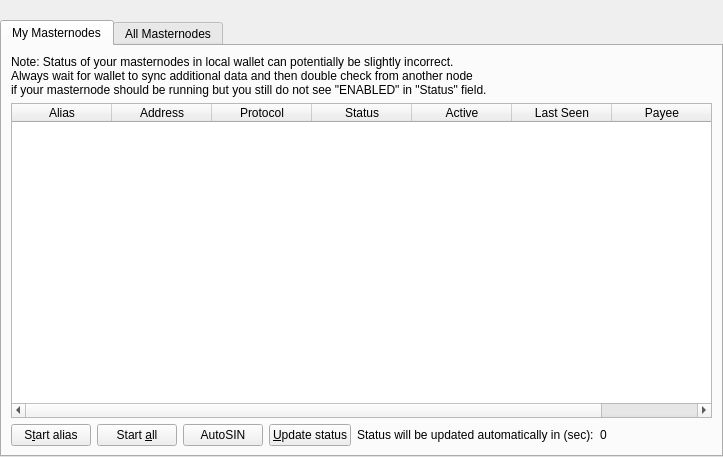
<?xml version="1.0" encoding="UTF-8"?>
<ui version="4.0">
 <class>MasternodeList</class>
 <widget class="QWidget" name="MasternodeList">
  <property name="geometry">
   <rect>
    <x>0</x>
    <y>0</y>
    <width>723</width>
    <height>457</height>
   </rect>
  </property>
  <property name="windowTitle">
   <string>Form</string>
  </property>
  <layout class="QVBoxLayout" name="topLayout">
   <property name="leftMargin">
    <number>0</number>
   </property>
   <property name="topMargin">
    <number>0</number>
   </property>
   <property name="rightMargin">
    <number>0</number>
   </property>
   <property name="bottomMargin">
    <number>0</number>
   </property>
   <item>
    <layout class="QVBoxLayout" name="verticalLayout">
     <property name="bottomMargin">
      <number>0</number>
     </property>
     <item>
      <spacer name="horizontalSpacer0">
       <property name="orientation">
        <enum>Qt::Horizontal</enum>
       </property>
       <property name="sizeHint" stdset="0">
        <size>
         <width>40</width>
         <height>20</height>
        </size>
       </property>
      </spacer>
     </item>
     <item>
      <widget class="QTabWidget" name="tabWidget">
       <property name="currentIndex">
        <number>0</number>
       </property>
       <widget class="QWidget" name="tabMyMasternodes">
        <attribute name="title">
         <string>My Masternodes</string>
        </attribute>
        <layout class="QGridLayout" name="gridLayout_2">
         <item row="0" column="0">
          <layout class="QVBoxLayout" name="verticalLayout_2">
           <property name="bottomMargin">
            <number>0</number>
           </property>
           <item>
            <layout class="QHBoxLayout" name="horizontalLayout_note">
             <property name="bottomMargin">
              <number>0</number>
             </property>
             <item>
              <widget class="QLabel" name="updateNote">
               <property name="text">
                <string>Note: Status of your masternodes in local wallet can potentially be slightly incorrect.&lt;br /&gt;Always wait for wallet to sync additional data and then double check from another node&lt;br /&gt;if your masternode should be running but you still do not see "ENABLED" in "Status" field.</string>
               </property>
              </widget>
             </item>
            </layout>
           </item>
           <item>
            <widget class="QTableWidget" name="tableWidgetMyMasternodes">
             <property name="minimumSize">
              <size>
               <width>695</width>
               <height>0</height>
              </size>
             </property>
             <property name="editTriggers">
              <set>QAbstractItemView::NoEditTriggers</set>
             </property>
             <property name="alternatingRowColors">
              <bool>true</bool>
             </property>
             <property name="selectionMode">
              <enum>QAbstractItemView::SingleSelection</enum>
             </property>
             <property name="selectionBehavior">
              <enum>QAbstractItemView::SelectRows</enum>
             </property>
             <property name="sortingEnabled">
              <bool>true</bool>
             </property>
             <attribute name="horizontalHeaderStretchLastSection">
              <bool>true</bool>
             </attribute>
             <attribute name="ResizeMode">
              <enum>QHeaderView::Interactive</enum>
             </attribute>
             <column>
              <property name="text">
               <string>Alias</string>
              </property>
             </column>
             <column>
              <property name="text">
               <string>Address</string>
              </property>
             </column>
             <column>
              <property name="text">
               <string>Protocol</string>
              </property>
             </column>
             <column>
              <property name="text">
               <string>Status</string>
              </property>
             </column>
             <column>
              <property name="text">
               <string>Active</string>
              </property>
             </column>
             <column>
              <property name="text">
               <string>Last Seen</string>
              </property>
             </column>
             <column>
              <property name="text">
               <string>Payee</string>
              </property>
             </column>
            </widget>
           </item>
           <item>
            <layout class="QHBoxLayout" name="horizontalLayout_5">
             <property name="bottomMargin">
              <number>0</number>
             </property>
             <item>
              <widget class="QPushButton" name="startButton">
               <property name="text">
                <string>S&amp;tart alias</string>
               </property>
              </widget>
             </item>
             <item>
              <widget class="QPushButton" name="startAllButton">
               <property name="text">
                <string>Start &amp;all</string>
               </property>
              </widget>
             </item>
             <item>
              <widget class="QPushButton" name="startAutoSINButton">
               <property name="text">
                <string>AutoSIN</string>
               </property>
              </widget>
             </item>
             <item>
              <widget class="QPushButton" name="UpdateButton">
               <property name="text">
                <string>&amp;Update status</string>
               </property>
              </widget>
             </item>
             <item>
              <widget class="QLabel" name="autoupdate_label">
               <property name="text">
                <string>Status will be updated automatically in (sec):</string>
               </property>
              </widget>
             </item>
             <item>
              <widget class="QLabel" name="secondsLabel">
               <property name="text">
                <string>0</string>
               </property>
              </widget>
             </item>
             <item>
              <spacer name="horizontalSpacer_5">
               <property name="orientation">
                <enum>Qt::Horizontal</enum>
               </property>
               <property name="sizeHint" stdset="0">
                <size>
                 <width>40</width>
                 <height>20</height>
                </size>
               </property>
              </spacer>
             </item>
            </layout>
           </item>
          </layout>
         </item>
        </layout>
       </widget>
       <widget class="QWidget" name="tabAllMasternodes">
        <attribute name="title">
         <string>All Masternodes</string>
        </attribute>
        <layout class="QGridLayout" name="gridLayout">
         <item row="1" column="0">
          <widget class="QTableWidget" name="tableWidgetMasternodes">
           <property name="editTriggers">
            <set>QAbstractItemView::NoEditTriggers</set>
           </property>
           <property name="alternatingRowColors">
            <bool>true</bool>
           </property>
           <property name="selectionBehavior">
            <enum>QAbstractItemView::SelectRows</enum>
           </property>
           <property name="sortingEnabled">
            <bool>true</bool>
           </property>
           <attribute name="horizontalHeaderStretchLastSection">
            <bool>true</bool>
           </attribute>
           <attribute name="ResizeMode">
            <enum>QHeaderView::Interactive</enum>
           </attribute>
           <column>
            <property name="text">
             <string>Address</string>
            </property>
           </column>
           <column>
            <property name="text">
             <string>Protocol</string>
            </property>
           </column>
           <column>
            <property name="text">
             <string>Status</string>
            </property>
           </column>
           <column>
            <property name="text">
             <string>Active</string>
            </property>
           </column>
           <column>
            <property name="text">
             <string>Last Seen</string>
            </property>
           </column>
           <column>
            <property name="text">
             <string>Payee</string>
            </property>
           </column>
          </widget>
         </item>
         <item row="0" column="0">
          <layout class="QHBoxLayout" name="horizontalLayout_3">
           <property name="bottomMargin">
            <number>0</number>
           </property>
           <item>
            <widget class="QLabel" name="label_filter">
             <property name="text">
              <string>Filter List:</string>
             </property>
            </widget>
           </item>
           <item>
            <widget class="QLineEdit" name="filterLineEdit">
             <property name="toolTip">
              <string>Filter masternode list</string>
             </property>
            </widget>
           </item>
           <item>
            <spacer name="horizontalSpacer_3">
             <property name="orientation">
              <enum>Qt::Horizontal</enum>
             </property>
             <property name="sizeHint" stdset="0">
              <size>
               <width>10</width>
               <height>20</height>
              </size>
             </property>
            </spacer>
           </item>
           <item>
            <widget class="QLabel" name="label_count">
             <property name="text">
              <string>Node Count:</string>
             </property>
            </widget>
           </item>
           <item>
            <widget class="QLabel" name="countLabel">
             <property name="text">
              <string>0</string>
             </property>
            </widget>
           </item>
          </layout>
         </item>
        </layout>
       </widget>
      </widget>
     </item>
    </layout>
   </item>
  </layout>
 </widget>
 <resources/>
 <connections/>
</ui>
